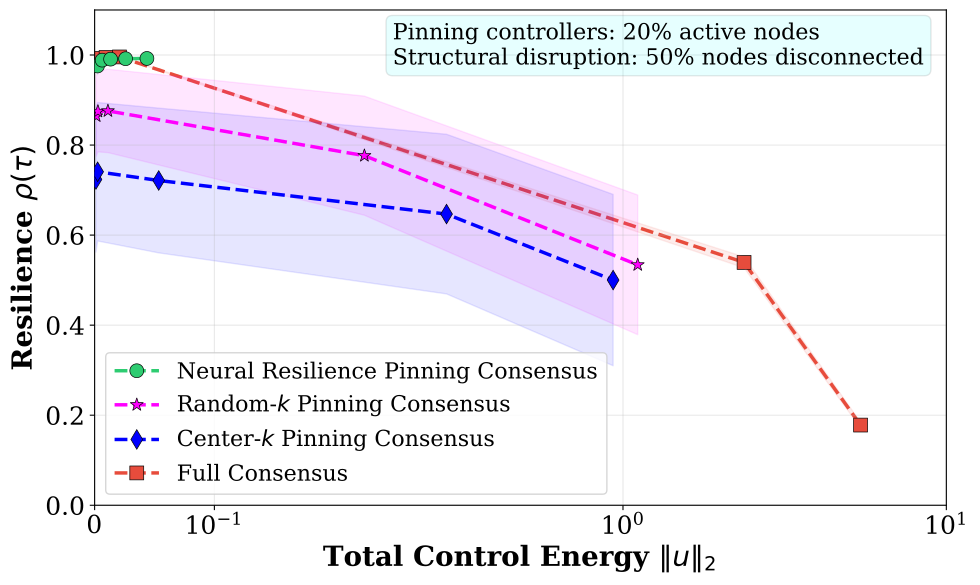

Python code for this plot:
import matplotlib.pyplot as plt
import numpy as np
import pickle

from pathlib import Path

plt.rcParams['font.family'] = 'DeJavu Serif'
plt.rcParams['font.serif'] = ['Times New Roman']

ROOT = Path(__file__).resolve().parent.parent
RESULTS = ROOT / "results"
FIGURES = ROOT / "figures"

file_path = RESULTS / "eval_data_fail.pkl"
with open(file_path, 'rb') as f:
    data_total = pickle.load(f)


betas = [0.5, 1.0, 1.5 ,2.0, 2.5] 
betas_string =  [str(beta) for beta in betas]  

# -------------------------
# NRPC
# -------------------------

hybrid_energy_mean = [np.mean(data_total['nrp'][f'nrp_beta_{beta}']['energy']) for beta in betas_string]
hybrid_res_mean = [np.mean(data_total['nrp'][f'nrp_beta_{beta}']['resilience']) for beta in betas_string]
hybrid_res_std = [np.std(data_total['nrp'][f'nrp_beta_{beta}']['resilience']) for beta in betas_string]

# -------------------------
# Full consensus
# -------------------------
consensus_energy_mean = [np.mean(data_total['full'][f'consensus_beta_{beta}']['energy']) for beta in betas_string]
consensus_res_mean = [np.mean(data_total['full'][f'consensus_beta_{beta}']['resilience']) for beta in betas_string]
consensus_res_std = [np.std(data_total['full'][f'consensus_beta_{beta}']['resilience']) for beta in betas_string]

# -------------------------
# Random
# -------------------------
random_energy_mean = [np.mean(data_total['krandom'][f'krandom_beta_{beta}']['energy']) for beta in betas_string]
random_res_mean = [np.mean(data_total['krandom'][f'krandom_beta_{beta}']['resilience']) for beta in betas_string]
random_res_std = [np.std(data_total['krandom'][f'krandom_beta_{beta}']['resilience']) for beta in betas_string]


# -------------------------
# Center
# -------------------------
heuristic_energy_mean = [np.mean(data_total['heuristic'][f'heuristic_beta_{beta}']['energy']) for beta in betas_string]
heuristic_res_mean = [np.mean(data_total['heuristic'][f'heuristic_beta_{beta}']['resilience']) for beta in betas_string]
heuristic_res_std = [np.std(data_total['heuristic'][f'heuristic_beta_{beta}']['resilience']) for beta in betas_string]

plt.figure(figsize=(10, 6))

# Plot Pareto front
plt.plot(hybrid_energy_mean, hybrid_res_mean, 'o--',
         color='#2ecc71', markersize=10, linewidth=2.5,
         label='Neural Resilience Pinning Consensus', zorder=4,
         markeredgecolor="black",
    markeredgewidth=0.5)

plt.plot(random_energy_mean, random_res_mean, '*--',
         color='magenta', markersize=10, linewidth=2.5,
         label=r'Random-$k$ Pinning Consensus', zorder=2,
         markeredgecolor="black",
    markeredgewidth=0.5)

plt.plot(heuristic_energy_mean, heuristic_res_mean, 'd--',
         color='blue', markersize=10, linewidth=2.5,
         label=r'Center-$k$ Pinning Consensus', zorder=3,
         markeredgecolor="black",
    markeredgewidth=0.5)

plt.plot(consensus_energy_mean, consensus_res_mean, 's--',
         color='#e74c3c', markersize=10, linewidth=2.5,
         label='Full Consensus', zorder=1,
         markeredgecolor="black",
    markeredgewidth=0.5)

plt.fill_between(
    hybrid_energy_mean,
    np.array(hybrid_res_mean) - np.array(hybrid_res_std),
    np.array(hybrid_res_mean) + np.array(hybrid_res_std),
    color='#2ecc71',
    alpha=0.1
)

plt.fill_between(
    consensus_energy_mean,
    np.array(consensus_res_mean) - np.array(consensus_res_std),
    np.array(consensus_res_mean) + np.array(consensus_res_std),
    color='#e74c3c',
    alpha=0.1
)

plt.fill_between(
    random_energy_mean,
    np.array(random_res_mean) - np.array(random_res_std),
    np.array(random_res_mean) + np.array(random_res_std),
    color='magenta',
    alpha=0.1
)

plt.fill_between(
    heuristic_energy_mean,
    np.array(heuristic_res_mean) - np.array(heuristic_res_std),
    np.array(heuristic_res_mean) + np.array(heuristic_res_std),
    color='blue',
    alpha=0.1
)

plt.xlim(0, 10)
plt.xticks(fontsize=18)
plt.yticks(fontsize=18)
plt.xscale('symlog', linthresh=0.3)
plt.xlabel('Total Control Energy $\|u\|_2$', fontsize=20, fontweight='bold')
plt.ylabel(r'Resilience $\rho(\tau)$', fontsize=20, fontweight='bold')
plt.legend(fontsize=16, loc='best')
plt.text(
    0.35, 0.89,
    "Pinning controllers: 20% active nodes\nStructural disruption: 50% nodes disconnected",
    transform=plt.gca().transAxes,
    fontsize=16,
    bbox=dict(boxstyle="round", facecolor="cyan", alpha=0.1)
)
plt.grid(True, alpha=0.3)
plt.tight_layout()
plt.ylim(0.0, 1.1)
plt.savefig(FIGURES / "pareto_eval_fail.pdf", dpi=300, bbox_inches='tight')
plt.show()
